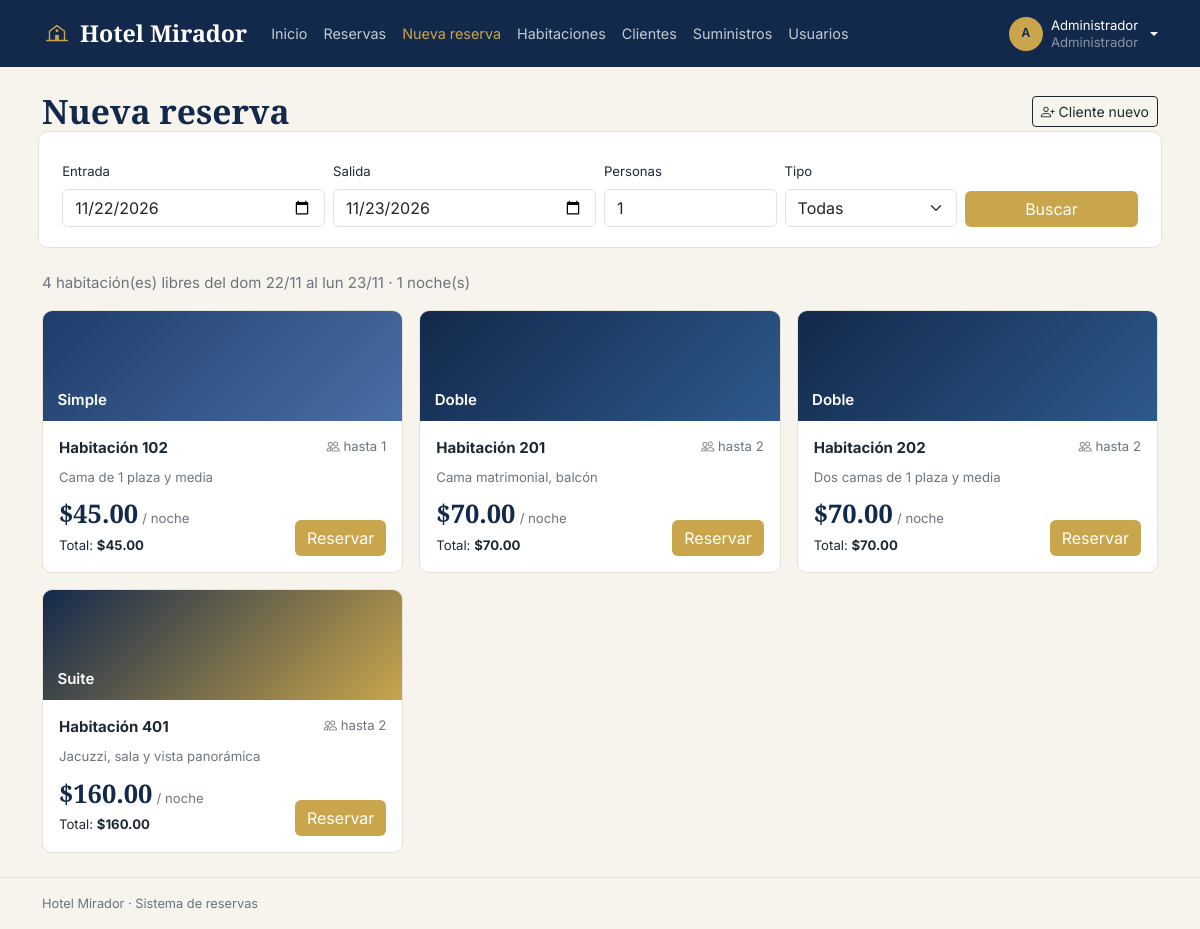
/index.php?r=reservas/buscar (signed in), run on the app's committed database.
### tables this page shows
CREATE TABLE habitaciones (
  id          INT AUTO_INCREMENT PRIMARY KEY,
  numero      INT           NOT NULL UNIQUE,
  tipo        ENUM('Simple','Doble','Suite','Familiar') NOT NULL,
  capacidad   INT           NOT NULL,
  precio      DECIMAL(10,2) NOT NULL,    
  descripcion VARCHAR(255)  NULL,
  estado      ENUM('Disponible','Mantenimiento') NOT NULL DEFAULT 'Disponible'
);

### core/Controller.php (called while the page is built, shortened)
<?php
abstract class Controller
{
    protected function render(string $vista, array $datos = []): void
    {
        extract($datos);
        require __DIR__ . '/../views/layout/header.php';
        require __DIR__ . '/../views/' . $vista . '.php';
        require __DIR__ . '/../views/layout/footer.php';
    }
}

### controllers/ReservasController.php (called while the page is built, shortened)
<?php
class ReservasController extends Controller
{
    public function buscar(): void
    {
        $entrada = get('entrada') ?: date('Y-m-d');
        $salida = get('salida') ?: date('Y-m-d', strtotime($entrada . ' +1 day'));
        $huespedes = max(1, (int) (get('huespedes') ?: 1));
        $tipo = in_array(get('tipo'), Habitacion::TIPOS, true) ? get('tipo') : '';
        $error = $this->validarFechas($entrada, $salida);
        $this->render('reservas/buscar', [
            'titulo'       => 'Buscar habitación',
            'entrada'      => $entrada,
            'salida'       => $salida,
            'huespedes'    => $huespedes,
            'tipo'         => $tipo,
            'error'        => $error,
            'habitaciones' => $error ? [] : Habitacion::disponibles($entrada, $salida, $huespedes, $tipo),
            'clientes'     => Auth::es(Auth::CLIENTE) ? [] : Usuario::clientes(),
        ]);
    }
    private function validarFechas(string $entrada, string $salida): ?string
    {
        return match (true) {
            !es_fecha($entrada) || !es_fecha($salida) => 'Las fechas no son válidas.',
            $entrada < date('Y-m-d') => 'La fecha de entrada no puede ser anterior a hoy.',
            $salida <= $entrada => 'La salida debe ser después de la entrada.',
            noches($entrada, $salida) > 30 => 'Máximo 30 noches por reserva.',
            default => null,
        };
    }
}

### core/Router.php (called while the page is built, shortened)
<?php
class Router
{
    public static function dispatch(string $ruta): void
    {
        if (!preg_match('#^([a-z]+)/([a-z]+)$#', $ruta, $m)) self::error404();
        $accion = $m[2];
        (new $clase())->$accion();
    }
}

### index.php (called while the page is built, shortened)
<?php
require __DIR__ . '/core/helpers.php';
require __DIR__ . '/core/Database.php';
require __DIR__ . '/core/Auth.php';
require __DIR__ . '/core/Model.php';
require __DIR__ . '/core/Controller.php';
require __DIR__ . '/core/Router.php';
Router::dispatch(is_string($_GET['r'] ?? null) ? $_GET['r'] : '');

### core/Auth.php (called while the page is built, shortened)
<?php
class Auth
{
    public static function check(): bool
    {
        return isset($_SESSION['usuario']);
    }
    public static function rol(): ?int
    {
        return $_SESSION['usuario']['id_rol'] ?? null;
    }
    public static function es(int ...$roles): bool
    {
        return self::check() && in_array(self::rol(), $roles, true);
    }
}

### core/helpers.php (called while the page is built, shortened)
<?php
function e($v): string
{
    return htmlspecialchars((string) ($v ?? ''), ENT_QUOTES, 'UTF-8');
}
function get(string $k): string
{
    return is_string($_GET[$k] ?? null) ? trim($_GET[$k]) : '';
}
function dinero($n): string
{
    return '$' . number_format((float) $n, 2);
}
function fecha_corta(string $f): string
{
    $dias = ['dom', 'lun', 'mar', 'mié', 'jue', 'vie', 'sáb'];
    $t = strtotime($f);
    return $dias[(int) date('w', $t)] . ' ' . date('d/m', $t);
}
function noches(string $entrada, string $salida): int
{
    return (int) ((strtotime($salida) - strtotime($entrada)) / 86400);
}
function es_fecha(string $f): bool
{
    $d = DateTime::createFromFormat('Y-m-d', $f);
    return $d && $d->format('Y-m-d') === $f;
}

### core/Database.php (called while the page is built, shortened)
<?php
class Database
{
    private static ?PDO $pdo = null;
    public static function get(): PDO
    {
        if (self::$pdo) return self::$pdo;
        try {
            self::$pdo = new PDO(
                'mysql:host=' . DB_HOST . ';port=' . DB_PORT . ';dbname=' . DB_NAME . ';charset=utf8mb4',
                DB_USER,
                DB_PASS,
                [
                    PDO::ATTR_ERRMODE            => PDO::ERRMODE_EXCEPTION,
                    PDO::ATTR_DEFAULT_FETCH_MODE => PDO::FETCH_ASSOC,
                    PDO::ATTR_EMULATE_PREPARES   => false,
                ]
            );
            self::$pdo->exec("SET time_zone = '" . date('P') . "'");
        } catch (PDOException $e) {
            http_response_code(500);
            $info = DEBUG ? '<br><small>' . htmlspecialchars($e->getMessage()) . '</small>' : '';
            exit('<h3 style="font-family:sans-serif">No hay conexión con la base de datos. Revisa la configuración e importa hotel.sql.' . $info . '</h3>');
        }
        return self::$pdo;
    }
}

### core/Model.php (called while the page is built, shortened)
<?php
abstract class Model
{
    protected static function db(): PDO
    {
        return Database::get();
    }
    protected static function query(string $sql, array $params = []): PDOStatement
    {
        $st = self::db()->prepare($sql);
        $st->execute($params);
        return $st;
    }
}

### models/Habitacion.php (called while the page is built, shortened)
<?php
class Habitacion extends Model
{
    public static function disponibles(string $entrada, string $salida, int $huespedes, string $tipo = ''): array
    {
        $sql = "SELECT h.* FROM habitaciones h
                 WHERE h.estado = 'Disponible' AND h.capacidad >= ? AND " . self::LIBRE;
        $p = [$huespedes, $salida, $entrada];
        return self::query($sql . ' ORDER BY h.precio, h.numero', $p)->fetchAll();
    }
}

### views/reservas/buscar.php (the view, shortened to what this page needs)
<?php
$esCliente = Auth::es(Auth::CLIENTE);
$n = $error ? 0 : noches($entrada, $salida);
?>
<div class="d-flex justify-content-between align-items-center mb-2">
  <h1 class="titulo mb-0"><?= $esCliente ? 'Reservar habitación' : 'Nueva reserva' ?></h1>
  <?php if (!$esCliente): ?><button class="btn btn-outline-dark btn-sm" data-bs-toggle="modal" data-bs-target="#modalNuevoCliente"><i class="bi bi-person-plus"></i> Cliente nuevo</button><?php endif; ?>
</div>
<form class="tarjeta row g-2 align-items-end mb-4" action="index.php">
  <div class="col-6 col-md-3"><label class="form-label small">Entrada</label><input type="date" name="entrada" class="form-control" value="<?= e($entrada) ?>" min="<?= date('Y-m-d') ?>" required></div>
  <div class="col-6 col-md-3"><label class="form-label small">Salida</label><input type="date" name="salida" class="form-control" value="<?= e($salida) ?>" required></div>
  <div class="col-4 col-md-2"><label class="form-label small">Personas</label><input type="number" name="huespedes" class="form-control" value="<?= $huespedes ?>" min="1" max="10"></div>
  <div class="col-8 col-md-2"><label class="form-label small">Tipo</label>
    <select name="tipo" class="form-select"><option value="">Todas</option>
    </select></div>
  <div class="col-md-2"><button class="btn btn-dorado w-100">Buscar</button></div>
</form>
<?php if ($error): ?>
  <div class="alert alert-warning"><?= e($error) ?></div>
<?php else: ?>
  <p class="text-secondary"><?= count($habitaciones) ?> habitación(es) libres del <?= fecha_corta($entrada) ?> al <?= fecha_corta($salida) ?> · <?= $n ?> noche(s)</p>
  <div class="row g-3">
    <?php foreach ($habitaciones as $h): ?>
      <div class="col-md-6 col-xl-4">
        <div class="habitacion">
          <div class="habitacion-foto tipo-<?= strtolower($h['tipo']) ?>"><span><?= $h['tipo'] ?></span></div>
          <div class="p-3">
            <div class="d-flex justify-content-between">
              <strong>Habitación <?= $h['numero'] ?></strong>
              <span class="text-secondary small"><i class="bi bi-people"></i> hasta <?= $h['capacidad'] ?></span>
            </div>
            <p class="small text-secondary my-2"><?= e($h['descripcion']) ?></p>
            <div class="d-flex justify-content-between align-items-end">
              <span><span class="precio"><?= dinero($h['precio']) ?></span> <small class="text-secondary">/ noche</small><br>
                <small>Total: <strong><?= dinero($h['precio'] * $n) ?></strong></small></span>
              <button class="btn btn-dorado" data-bs-toggle="modal" data-bs-target="#modalReserva"
                      data-habitacion='<?= e(json_encode(['id' => $h['id'], 'numero' => $h['numero'], 'tipo' => $h['tipo'], 'total' => $h['precio'] * $n])) ?>'>Reservar</button>
            </div>
          </div>
        </div>
      </div>
    <?php endforeach; ?>
  </div>
<?php endif; ?>

### assets/css/styles.css (style rules this page uses)
:root { --azul: #13294b; --azul-2: #1f3d6b; --dorado: #c9a54b; --dorado-osc: #a8852f; --crema: #f7f4ee; --texto: #1f2933; --gris: #6b7280; --borde: #e7e2d8; }
body { font-family: 'Inter', system-ui, sans-serif; background: var(--crema); color: var(--texto); font-size: .94rem; min-height: 100vh; display: flex; flex-direction: column; }
.titulo, .marca, .cifra span, .precio { font-family: 'Cormorant Garamond', Georgia, serif; font-weight: 700; }
.cifra span, .precio { font-variant-numeric: lining-nums; }
.titulo { font-size: 2.1rem; color: var(--azul); }
.btn-dorado { background: var(--dorado); color: #fff; border: 0; }
.tarjeta { background: #fff; border: 1px solid var(--borde); border-radius: 10px; padding: 1.2rem; }
.habitacion { background: #fff; border: 1px solid var(--borde); border-radius: 10px; overflow: hidden; height: 100%; }
.habitacion-foto { height: 110px; display: flex; align-items: flex-end; padding: .6rem .9rem; color: #fff; font-weight: 600; background: var(--azul-2); }
.tipo-simple { background: linear-gradient(135deg, #1f3d6b, #4a6fa5); }
.tipo-doble { background: linear-gradient(135deg, #13294b, #2d5a8c); }
.tipo-suite { background: linear-gradient(135deg, #13294b, #c9a54b); }
.precio { font-size: 1.6rem; color: var(--azul); }

### data on the page
habitaciones: tipo "Simple", numero "102", capacidad "1", descripcion "Cama de 1 plaza y media", precio "$45.00", dinero($h['precio']*$n) "$45.00"
habitaciones: tipo "Doble", numero "201", capacidad "2", descripcion "Cama matrimonial, balcón", precio "$70.00", dinero($h['precio']*$n) "$70.00"
habitaciones: tipo "Doble", numero "202", capacidad "2", descripcion "Dos camas de 1 plaza y media", precio "$70.00", dinero($h['precio']*$n) "$70.00"
habitaciones: tipo "Suite", numero "401", capacidad "2", descripcion "Jacuzzi, sala y vista panorámica", precio "$160.00", dinero($h['precio']*$n) "$160.00"

### other printed values
$_texto "Inicio"
$_texto "Reservas"
$_texto "Nueva reserva"
$_texto "Habitaciones"
$_texto "Clientes"
$_texto "Suministros"
$_texto "Usuarios"
iniciales($yo['nombre']) "A"
$yo['nombre'] "Administrador"
$yo['rol'] "Administrador"
count($habitaciones) "4"
fecha_corta($entrada) "dom 22/11"
fecha_corta($salida) "lun 23/11"
$n "1"
